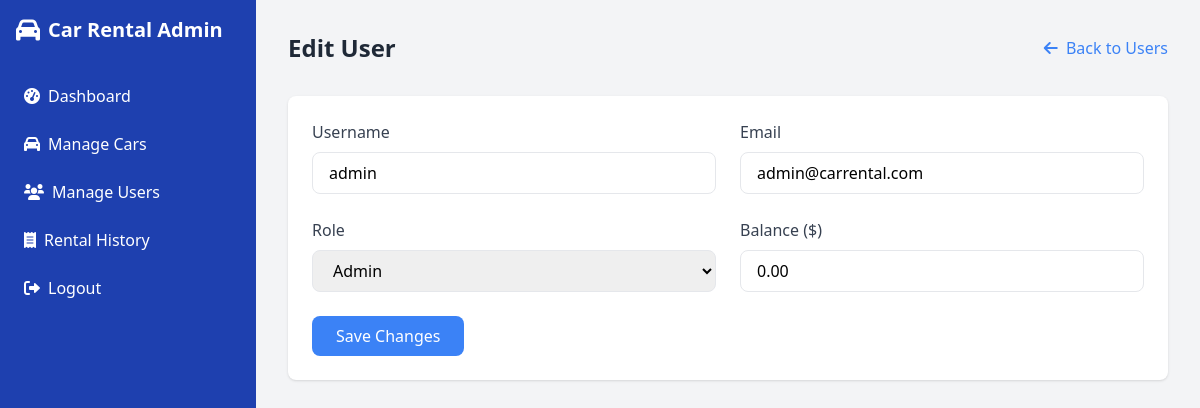
/admin/edit_user.php?id=1 (signed in), run on the app's committed database.
### tables this page shows
CREATE TABLE users (
  id int(11) NOT NULL,
  username varchar(50) NOT NULL,
  password varchar(255) NOT NULL,
  email varchar(100) NOT NULL,
  role enum('admin','customer') NOT NULL,
  balance decimal(10,2) DEFAULT 0.00,
  created_at timestamp NOT NULL DEFAULT current_timestamp()
);

### admin/edit_user.php (the view, shortened to what this page needs)
<?php
require_once '../includes/db_connect.php';
$user_id = $_GET['id'];
$stmt = $conn->prepare("SELECT * FROM users WHERE id = :id");
$stmt->bindParam(':id', $user_id);
$stmt->execute();
$user = $stmt->fetch(PDO::FETCH_ASSOC);
?>
<!DOCTYPE html>
<html lang="en">
<head>
    <script src="https://cdn.tailwindcss.com"></script>
    <link rel="stylesheet" href="https://cdnjs.cloudflare.com/ajax/libs/font-awesome/6.0.0-beta3/css/all.min.css" />
</head>
<body class="bg-gray-100">
    <div class="flex h-screen">
        <div id="sidebar" class="transition-transform duration-300">
            <?php include 'dashboard.php'; ?>
        </div>
        <div id="main-content" class="flex-1 p-8 transition-all duration-300">
            <div class="flex justify-between items-center mb-8">
                <h2 class="text-2xl font-bold text-gray-800">Edit User</h2>
                <a href="users.php" class="text-blue-500 hover:underline ml-4">
                    <i class="fas fa-arrow-left mr-1"></i> Back to Users
                </a>
            </div>
            <div class="bg-white p-6 rounded-lg shadow">
                <form method="POST">
                    <div class="grid grid-cols-1 md:grid-cols-2 gap-6">
                        <div>
                            <label for="username" class="block text-gray-700 mb-2">Username</label>
                            <input type="text" id="username" name="username" value="<?= htmlspecialchars($user['username']) ?>"
                                   class="w-full px-4 py-2 border rounded-lg focus:outline-none focus:ring-2 focus:ring-blue-500" required>
                        </div>
                        <div>
                            <label for="email" class="block text-gray-700 mb-2">Email</label>
                            <input type="email" id="email" name="email" value="<?= htmlspecialchars($user['email']) ?>"
                                   class="w-full px-4 py-2 border rounded-lg focus:outline-none focus:ring-2 focus:ring-blue-500" required>
                        </div>
                        <div>
                            <label for="role" class="block text-gray-700 mb-2">Role</label>
                            <select id="role" name="role"
                                    class="w-full px-4 py-2 border rounded-lg focus:outline-none focus:ring-2 focus:ring-blue-500" required>
                                <option value="admin" <?= $user['role'] === 'admin' ? 'selected' : '' ?>>Admin</option>
                            </select>
                        </div>
                        <div>
                            <label for="balance" class="block text-gray-700 mb-2">Balance ($)</label>
                            <input type="number" id="balance" name="balance" min="0" step="0.01" value="<?= number_format($user['balance'], 2) ?>"
                                   class="w-full px-4 py-2 border rounded-lg focus:outline-none focus:ring-2 focus:ring-blue-500" required>
                        </div>
                    </div>
                    <div class="mt-6">
                        <button type="submit"
                                class="bg-blue-500 text-white px-6 py-2 rounded-lg hover:bg-blue-600 transition duration-200">
                            Save Changes
                        </button>
                    </div>
                </form>
            </div>
        </div>
    </div>
</body>
</html>

### data on the page
users: username "admin", email "admin@carrental.com", role "Admin", balance "0.00"
